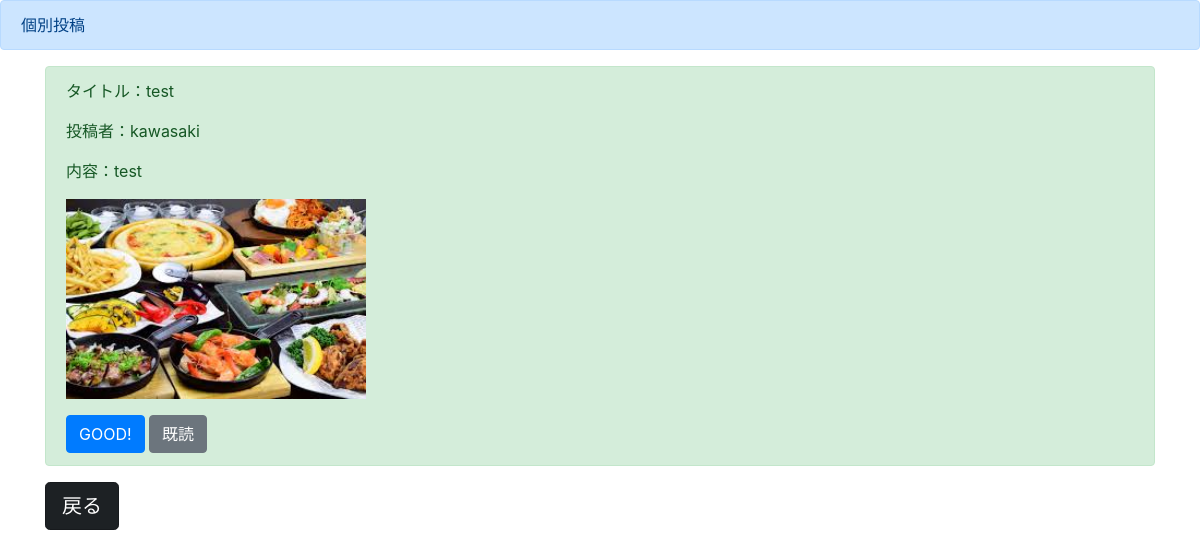
The page /detail5/ on the database its author committed.
### boardapp/models.py (models this page shows)
class boardmodel(models.Model):
    title=models.CharField(max_length=100)
    content=models.TextField()
    author=models.CharField(max_length=100)
    images=models.ImageField(upload_to="")
    good=models.IntegerField(null=True ,blank=True, default=0)
    read=models.IntegerField(null=True ,blank=True, default=0)
    readtext=models.CharField(max_length=100, null=True ,blank=True, default='a')

### boardapp/views.py (the view)
# urls.py: path('detail<int:pk>/',detailfunc,name = 'detail'),
def detailfunc(request,pk):
  object = boardmodel.objects.get(pk=pk)
  return render(request,'detail.html',{'object':object})

### templates/detail.html (shortened to what this page needs)
{% extends 'base.html' %}
{% block header %}
<div class="alert alert-primary" role="alert">
    個別投稿
</div>
{% endblock header %}
{% block content %}
<div class="container">
    <div class="alert alert-success" role="alert">
        <p>タイトル：{{ object.title }}</p>
        <p>投稿者：{{ object.author }}</p>
        <p>内容：{{ object.content }}</p>
        <p><img src='{{ object.images.url }}'width=300></p>
        <a href="{% url 'good' object.pk %}" class="btn btn-primary enable" tabindex="-1" role="button" aria-disabled="true">GOOD!</a>
        <a href="{% url 'read' object.pk %}" class="btn btn-secondary enable" tabindex="-1" role="button" aria-disabled="true">既読</a>
    </div>
    <a href="{% url 'list' %}" class="btn btn-dark btn-lg active" role="button" aria-pressed="true">戻る</a>
</div>
{% endblock content %}

### rows shown on the page
boardmodel: title "test", author "kawasaki", content "test", images (picture)
